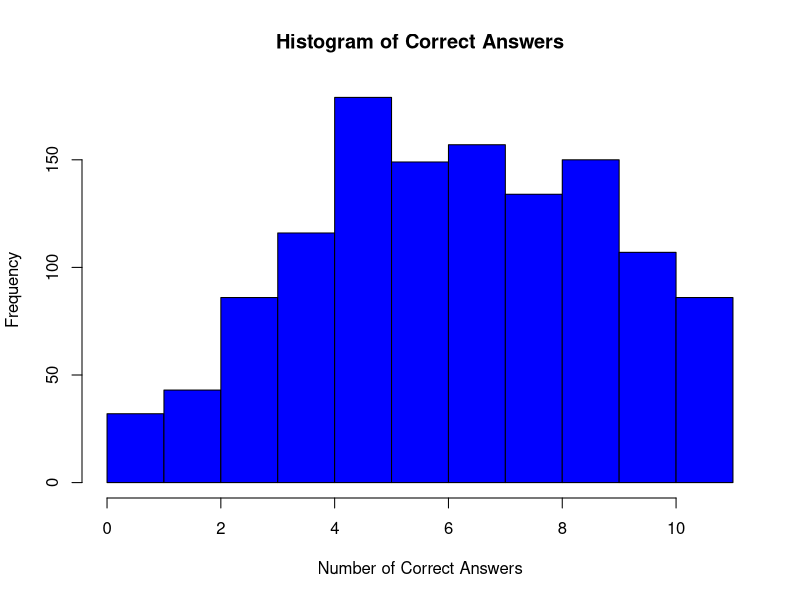
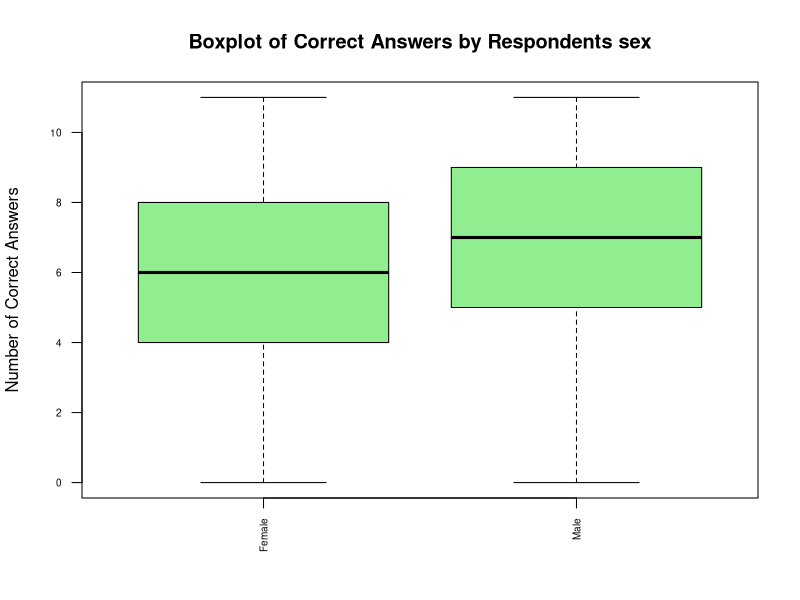
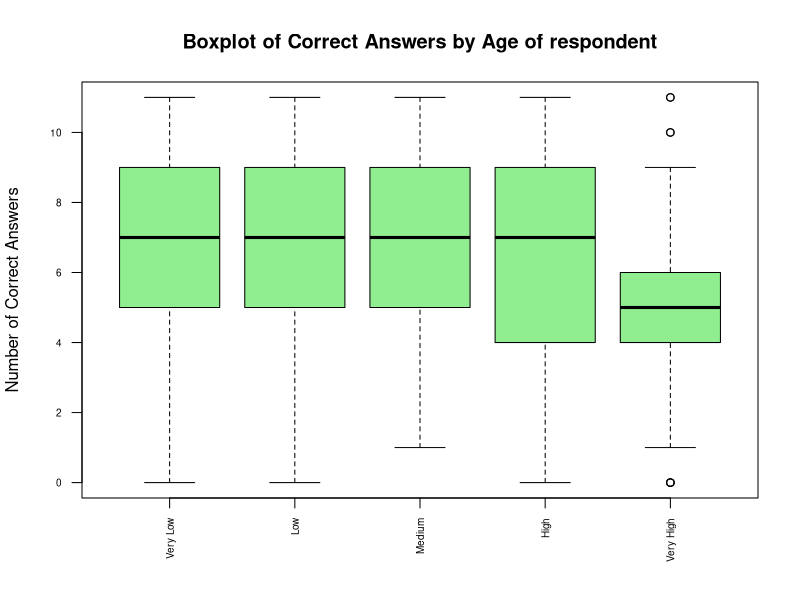
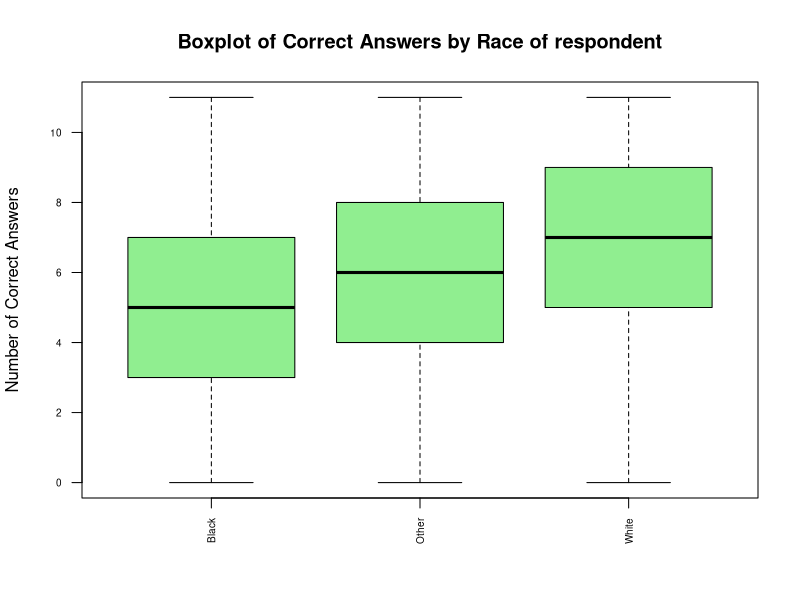
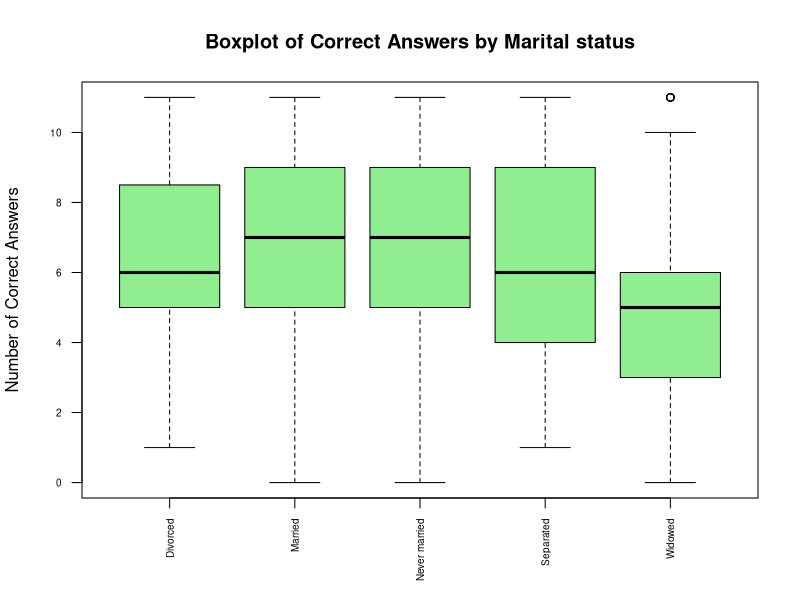
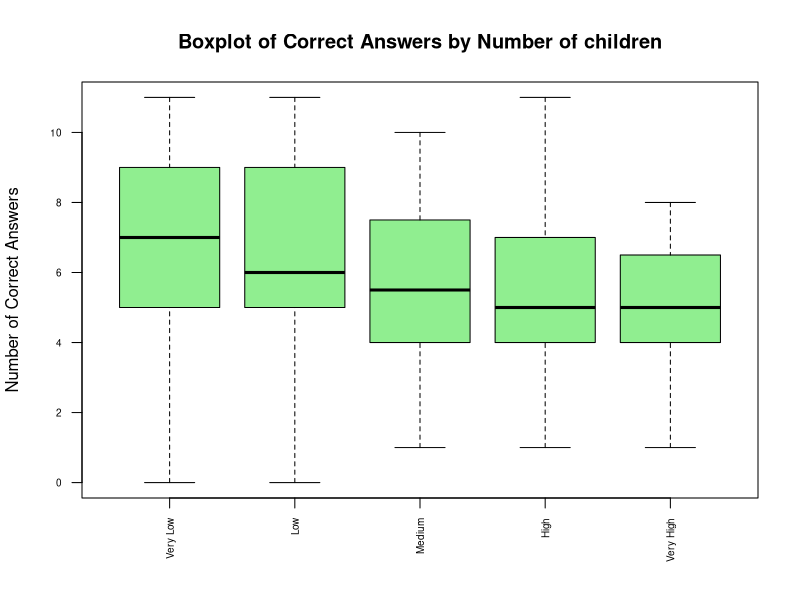
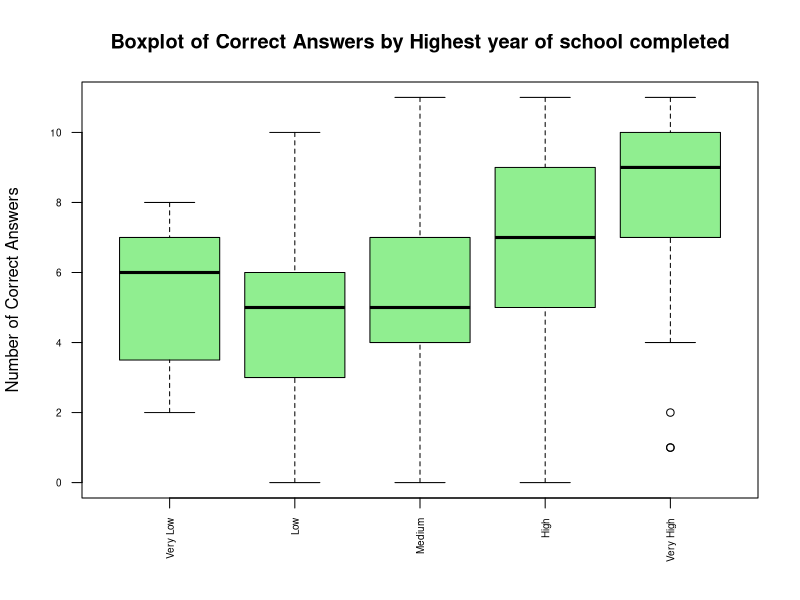
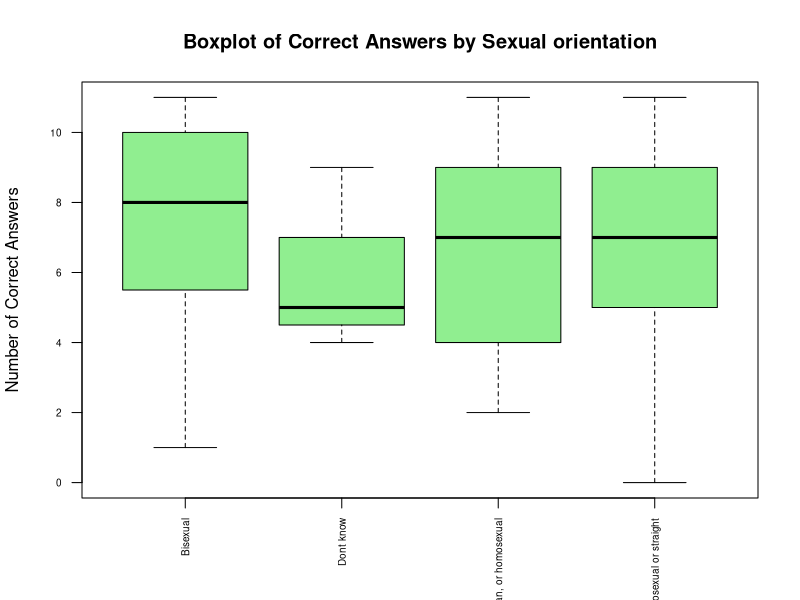

Reproduce these figures in R, in order.
## ---- chunk 1
library(readxl)
library(stats)
## ---- chunk 2
data <- read_excel("GSS_1972_2014.xlsx")
## ---- chunk 3
colnames(data)
## ---- chunk 4
correct_answers <- c("True", "False", "True", "False", "True",
                     "False", "True", "True", "True",
                     "Earth around sun", "One year")
## ---- chunk 5
data_2014 <- data[data$"Gss year for this respondent" == 2014, ]

data_2014
## ---- chunk 6
science_questions <- colnames(data_2014)[c(42:52)]

science_questions
## ---- chunk 7
data_2014$"Number of children" <-
  ifelse(data_2014$"Number of children" == "Eight or more",
         8, data_2014$"Number of children")
## ---- chunk 8
data_2014 <- data_2014[rowSums(data_2014[science_questions] == "Not applicable")
                       != length(science_questions), ]

data_2014
## ---- chunk 9
data_2014$correct_answers <- NA


for (i in seq_len(nrow(data_2014))) {
  data_2014$correct_answers[i] <-
    sum(data_2014[i, science_questions] == correct_answers)
}

data_2014$correct_answers
## ---- chunk 10
hist(data_2014$correct_answers,
     main = "Histogram of Correct Answers",
     xlab = "Number of Correct Answers",
     ylab = "Frequency",
     col = "blue")
## ---- chunk 11
cuantitative_variables <- c("Age of respondent",
                            "Number of children",
                            "Highest year of school completed")

for (var in cuantitative_variables) {
  data_2014[[var]] <- as.numeric(data_2014[[var]])
}

number_of_bins <- 5

for (var in cuantitative_variables) {
  data_2014[[var]] <- cut(data_2014[[var]],
                          breaks = number_of_bins,
                          labels = c("Very Low", "Low",
                                     "Medium", "High", "Very High"))
}
## ---- chunk 12

demographic_variables <- c("Respondents sex",
                           "Age of respondent",
                           "Race of respondent",
                           "Marital status",
                           "Number of children",
                           "Highest year of school completed",
                           "Sexual orientation",
                           "Respondents income",
                           "Does r own or rent home?")

significant_variables <- c()

for (var in demographic_variables) {

  clean_data <- data_2014[complete.cases(data_2014[[var]]), ]

  clean_data <- clean_data[!clean_data[[var]] %in%
                             c("Not applicable", "Refused",
                               "Don't know", "No answer"), ]

  anova_result <- aov(correct_answers ~ clean_data[[var]], data = clean_data)

  print(paste("ANOVA for", var))

  print(summary(anova_result))

  par(mgp = c(3, 1, 0), cex.axis = 0.6)

  boxplot(clean_data$correct_answers ~ clean_data[[var]],
          main = paste("Boxplot of Correct Answers by", var),
          xlab = "", ylab = "Number of Correct Answers", col = "lightgreen",
          las = 2)

  if (summary(anova_result)[[1]][["Pr(>F)"]][1] < 0.05) {

    significant_variables <- c(significant_variables, var)
  }
}
## ---- chunk 13

for (var in significant_variables) {

  clean_data <- data_2014[complete.cases(data_2014[[var]]), ]

  clean_data <- clean_data[!clean_data[[var]] %in%
                             c("Not applicable", "Refused",
                               "Don't know", "No answer"), ]

  anova_result <- aov(correct_answers ~ clean_data[[var]], data = clean_data)

  posthoc_result <- TukeyHSD(anova_result)

  print(paste("Post-Hoc Test for", var))

  print(posthoc_result)

  aggregate_data <- aggregate(correct_answers ~ clean_data[[var]],
                              data = clean_data, mean)

  par(mgp = c(3, 1, 0), cex.axis = 0.6)

  barplot(aggregate_data$correct_answers,
          names.arg = aggregate_data[, 1],
          main = paste("Bar Plot of Mean Correct Answers by", var),
          xlab = "", ylab = "Mean Number of Correct Answers", col = "coral",
          las = 2)
}
